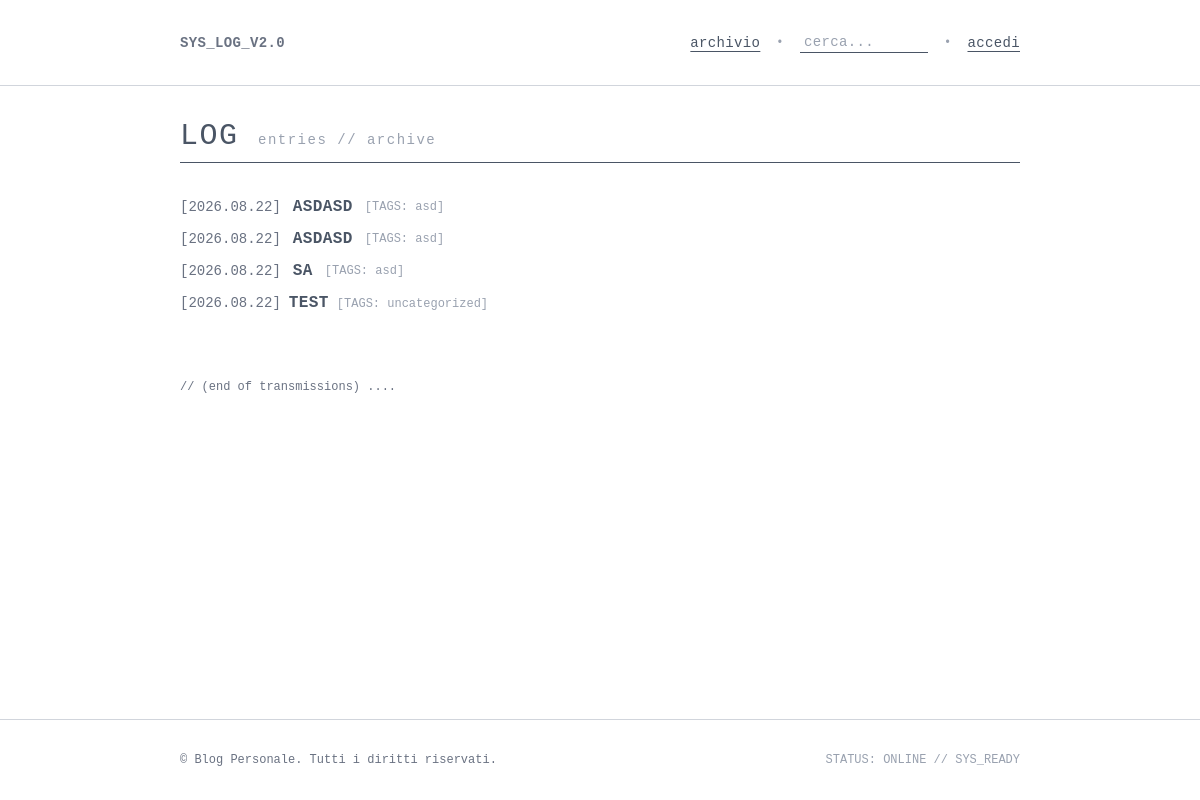
The page / on the database its author committed.
### blog_app/models.py (models this page shows, shortened)
class Post(models.Model):
    title = models.CharField(max_length=200)
    text = models.TextField()
    date = models.DateTimeField(auto_now_add=True)
    category = models.ForeignKey(
        Category,
        on_delete=models.SET_NULL,
        null=True,
        blank=True,
        related_name='posts'
    )
    likes = models.ManyToManyField(User, related_name='liked_posts', blank=True)
    class Meta:
        verbose_name_plural = 'posts'

class Category(models.Model):
    name = models.CharField(max_length=100, unique=True)
    class Meta:
        verbose_name_plural = 'categories'

### blog_app/views.py (the view)
# urls.py: path('', views.posts, name='index'),
def posts(request):
    categories = Category.objects.all()
    unsorted_posts = Post.objects.filter(category=None)
    context = {
        'categories': categories,
        'unsorted_posts': unsorted_posts,
    }
    return render(request, 'blog_app/posts.html', context)

### blog_app/templates/blog_app/posts.html (shortened to what this page needs)
{% extends 'blog_app/base.html' %}
{% block content %}
<div class="flex justify-between items-baseline border-b border-gray-600 pb-2 mb-8">
  <h1 class="text-3xl font-mono uppercase tracking-wider text-gray-600">
    LOG <span class="text-sm font-normal lowercase text-gray-400">entries // archive</span>
  </h1>
</div>
<div class="space-y-2 font-mono text-sm">
  {% for category in categories %}
    {% for post in category.posts.all %}
      <div class="flex flex-wrap items-center gap-3">
        <span class="text-gray-500 font-mono">[{{ post.created_at|date:"Y.m.d"|default:"2026.08.22" }}]</span>
        <a href="{% url 'blog_app:post' post.id %}" class="font-mono font-bold text-gray-600 hover:underline uppercase tracking-wide text-base">
          {{ post.title }}
        </a>
        <span class="text-xs text-gray-400 font-mono">[TAGS: {{ category.name|lower }}]</span>
      </div>
    {% endfor %}
  {% endfor %}
  {% for post in unsorted_posts %}
    <div class="flex flex-wrap items-baseline gap-x-2">
      <span class="text-gray-500 font-mono">[{{ post.created_at|date:"Y.m.d"|default:"2026.08.22" }}]</span>
      <a href="{% url 'blog_app:post' post.id %}" class="font-mono font-bold text-gray-600 hover:underline uppercase tracking-wide text-base">
        {{ post.title }}
      </a>
      <span class="text-xs text-gray-400 font-mono">[TAGS: uncategorized]</span>
    </div>
  {% empty %}
    {% if not categories %}
      <p class="text-xs text-gray-500 italic">// nessun post registrato nell'archivio.</p>
    {% endif %}
  {% endfor %}
</div>
<div class="mt-16 text-xs font-mono text-gray-500">
  // (end of transmissions) ....
</div>
{% endblock content %}

### rows shown on the page
Category: name "asd"
Post: created_at "2026.08.22", title "ASDASD"
Post: created_at "2026.08.22", title "ASDASD"
Post: created_at "2026.08.22", title "SA"
Post: created_at "2026.08.22", title "TEST"
